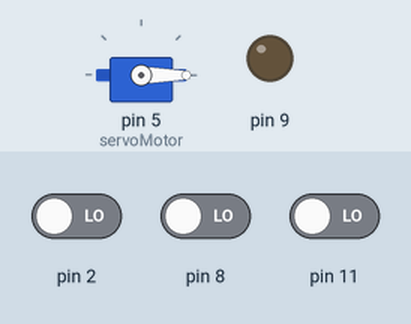
The sketch below on a simulated Arduino Uno, built with avr-gcc and run on an emulated ATmega328P. Shown: servo, output pins drawn as LEDs (lit = HIGH). Inputs (shaded band) come from the test bench; at power-on: pin 2 LOW, pin 8 LOW, pin 11 LOW.

Above: at 1.2 s.
1.3 s: pin 2 driven HIGH
At 1.6 s:
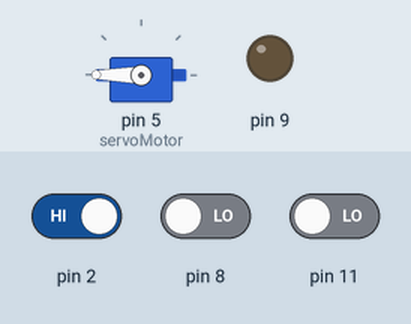
2.8 s: pin 8 driven HIGH
At 4.0 s:
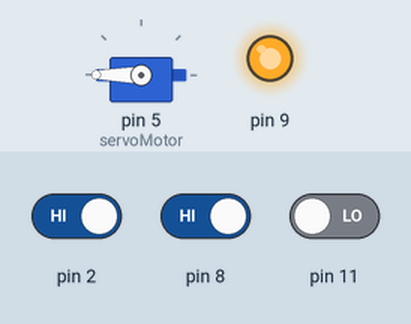
4.3 s: pin 2 driven LOW
At 5.1 s:
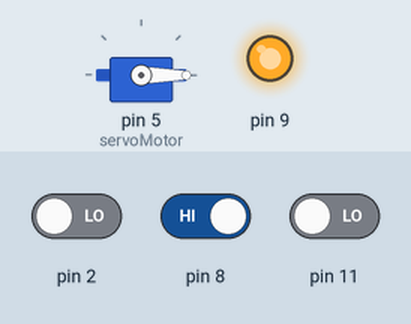
5.8 s: pin 8 driven LOW
At 6.3 s:
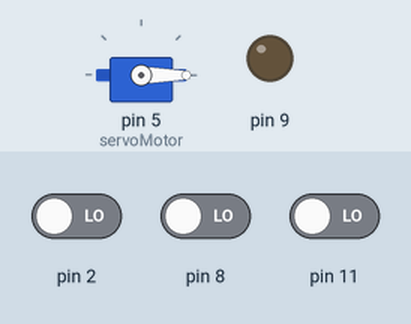
Timing chart, 0 to 8.3 s (numbered marks = the images above; inputs shaded):
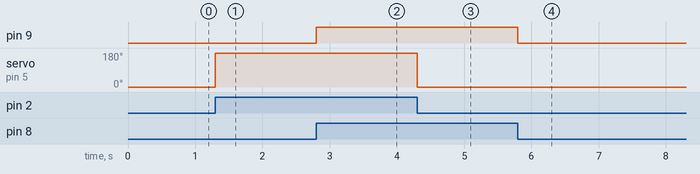

The sketch:

Servo.ino
```cpp
#include <Servo.h>
Servo servoMotor;

void setup() {
  // put your setup code here, to run once:
  servoMotor.attach(5);
  pinMode(11, INPUT);
  pinMode(2, INPUT);
  pinMode(8, INPUT);
  pinMode(9, OUTPUT);

}

void loop() {
  if(digitalRead(2)==HIGH){
      servoMotor.write(180);
  }else{
      servoMotor.write(0);
  }

  if(digitalRead(8)==HIGH){
      digitalWrite(9, HIGH);
  }else{
      digitalWrite(9, LOW);
  }

  if(digitalRead(11)==HIGH){
      digitalWrite(10, HIGH);
  }else{
      digitalWrite(10, LOW);
  }
}
```

Measured:
- after the input at 1.3 s, servo on pin 5 (servoMotor): 0° → 180° at once
- after the input at 2.8 s, pin 9: LOW → HIGH at once
- after the input at 4.3 s, servo on pin 5 (servoMotor): 180° → 0° at once
- after the input at 5.8 s, pin 9: HIGH → LOW at once
